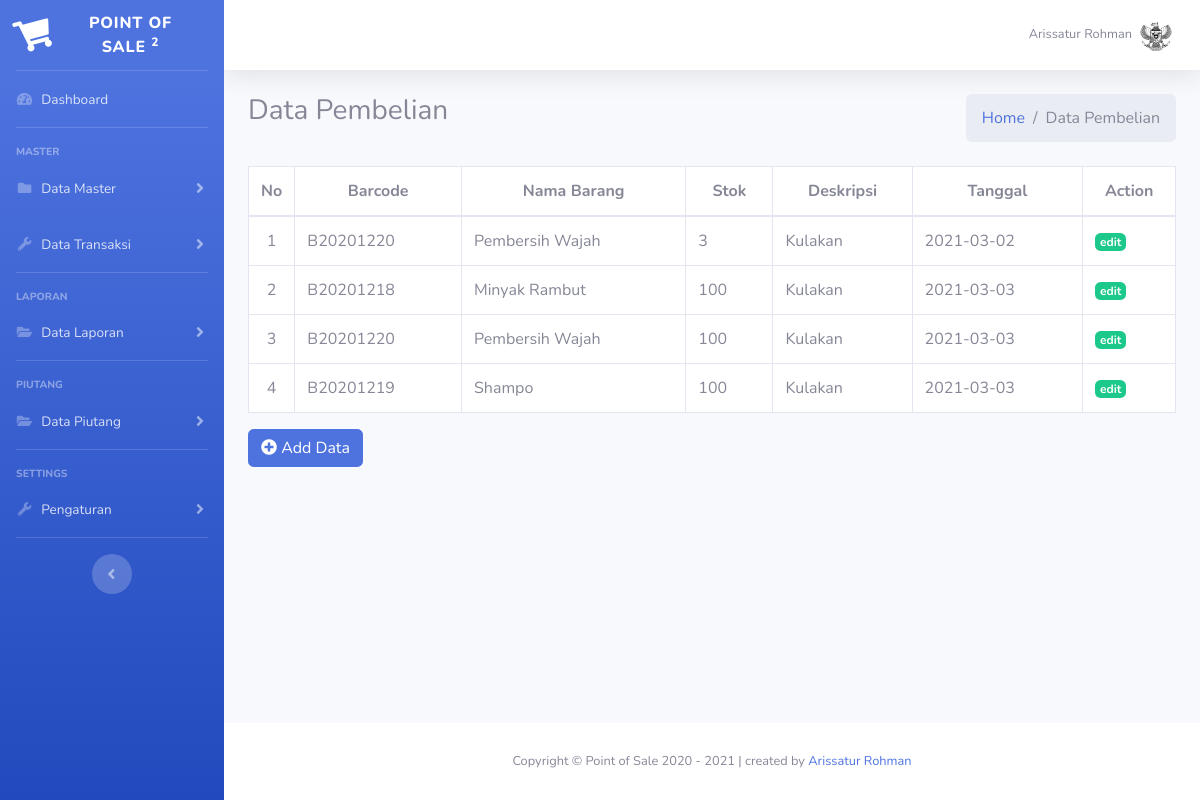
The page /index.php?page=beli (signed in) on the database as committed earlier.
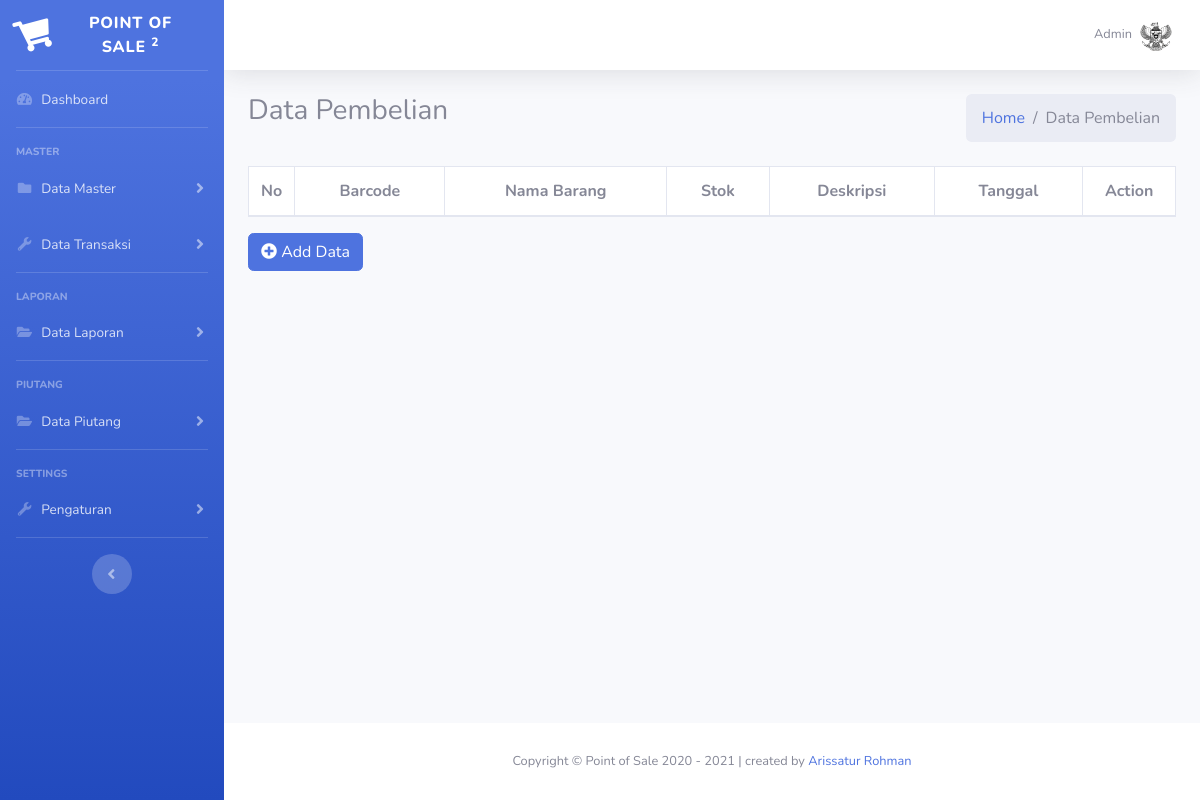
The same page on the database as committed later.
### tables this page shows
CREATE TABLE `tb_pembelian` (
  `id_beli` int(11) NOT NULL,
  `id_barang` int(11) NOT NULL,
  `stok` varchar(20) NOT NULL,
  `deskripsi` varchar(50) NOT NULL,
  `created` timestamp NOT NULL DEFAULT CURRENT_TIMESTAMP ON UPDATE CURRENT_TIMESTAMP,
  `updated` timestamp NOT NULL DEFAULT CURRENT_TIMESTAMP
);

CREATE TABLE `tb_barang` (
  `id_barang` int(11) NOT NULL,
  `barcode` varchar(100) NOT NULL,
  `nama_barang` varchar(50) NOT NULL,
  `ukuran` varchar(20) NOT NULL,
  `satuan` varchar(30) NOT NULL,
  `kategori` varchar(20) NOT NULL,
  `stok` varchar(20) NOT NULL,
  `harga_beli` varchar(20) NOT NULL,
  `harga_jual` varchar(20) NOT NULL
);

### index.php (the view, shortened to what the changed rows need)
<?php
include("inc/config.php");
?>
<!DOCTYPE html>
<html lang="en">
<head>
  <link href="vendor/fontawesome-free/css/all.min.css" rel="stylesheet" type="text/css">
  <link href="css/sb-admin-2.min.css" rel="stylesheet">
  <link href="vendor/datatables/dataTables.bootstrap4.min.css" rel="stylesheet">
</head>
<body id="page-top">
  <div id="wrapper">
    <div id="content-wrapper" class="d-flex flex-column">
      <div id="content">
        <nav class="navbar navbar-expand navbar-light bg-white topbar mb-4 static-top shadow">
          <ul class="navbar-nav ml-auto">
            <li class="nav-item dropdown no-arrow">
              <a class="nav-link dropdown-toggle" href="#" id="userDropdown" role="button" data-toggle="dropdown" aria-haspopup="true" aria-expanded="false">
                <span class="mr-2 d-none d-lg-inline text-gray-600 small"><?= $_SESSION['nama_user']; ?></span>
                <img class="img-profile rounded-circle" src="img/09032021155951garuda.png">
              </a>
            </li>
          </ul>
        </nav>
        <div class="container-fluid">
          <?php
          $page = $_GET['page'];
          $aksi = $_GET['aksi'];
          if ($page == "barang") {
            if ($aksi == "") {
              include('page/barang/barang.php');
            } elseif ($aksi == "add") {
              include('page/barang/add.php');
            } elseif ($aksi == "edit") {
              include('page/barang/edit.php');
            } elseif ($aksi == "delete") {
              include('page/barang/delete.php');
            }
          } elseif ($page == "beli") {
            if ($aksi == "") {
              include('page/pembelian/pembelian.php');
            } elseif ($aksi == "add") {
              include('page/pembelian/add.php');
            } elseif ($aksi == "edit") {
              include('page/pembelian/edit.php');
            } elseif ($aksi == "delete") {
              include('page/pembelian/delete.php');
            }
          } elseif ($page == "piutang") {
            if ($aksi == "") {
              include('page/piutang/piutang.php');
            } elseif ($aksi == "edit") {
              include('page/piutang/edit.php');
            }
          } elseif ($page == "top_omzet") {
            if ($aksi == "") {
              include('page/laporan/top_omzet.php');
            } elseif ($aksi == "omzet_detail") {
              include('page/laporan/omzet_detail.php');
            }
          }elseif ($page == "brg_habis") {
            if ($aksi == "") {
              include('page/laporan/lap_brg_habis.php');
            }
          } elseif ($page == "") {
            include "dashboard.php";
          } else {
            echo "Halaman tidak ditemukan";
          }
          ?>
        </div>
      </div>
    </div>
  </div>
</body>
</html>

### page/pembelian/pembelian.php (shortened to what the changed rows need)
<section class="content">
  <table id="dataTable" class="table table-bordered table-hover bg-white">
    <thead>
      <tr>
        <th class="align-middle text-center" width="5%">No</th>
        <th class="align-middle text-center">Barcode</th>
        <th class="align-middle text-center">Nama Barang</th>
        <th class="align-middle text-center">Stok</th>
        <th class="align-middle text-center">Deskripsi</th>
        <th class="align-middle text-center">Tanggal</th>
        <th class="align-middle text-center" width="10%">Action</th>
      </tr>
    </thead>
    <tbody>
      <?php
      $no = 1;
      $sql = $conn->query("SELECT * FROM tb_pembelian");
      while ($data = $sql->fetch_assoc()) {
      ?>
        <tr>
          <td class="align-middle text-center"><?= $no++; ?></td>
          <?php
          $id_barang = $data['id_barang'];
          $beli = $conn->query("SELECT * FROM tb_barang WHERE id_barang = '$id_barang'");
          $data_beli = $beli->fetch_assoc();
          ?>
          <td><?= $data_beli['barcode']; ?></td>
          <td><?= $data_beli['nama_barang']; ?></td>
          <td><?= $data['stok']; ?></td>
          <td><?= $data['deskripsi']; ?></td>
          <td><?= date('Y-m-d', strtotime($data['created'])); ?></td>
          <td>
            <a href="?page=beli&aksi=edit&id=<?= $data['id_beli']; ?>" class="badge badge-success">edit</a>
          </td>
        </tr>
      <?php } ?>
    </tbody>
  </table>
</section>

Rows that differ between the two databases and show on the page:
removed tb_pembelian: id_barang.barcode "B20201220", id_barang.nama_barang "Pembersih Wajah", stok "3", deskripsi "Kulakan", created "2021-03-02"
removed tb_pembelian: id_barang.barcode "B20201218", id_barang.nama_barang "Minyak Rambut", stok "100", deskripsi "Kulakan", created "2021-03-03"
removed tb_pembelian: id_barang.barcode "B20201220", id_barang.nama_barang "Pembersih Wajah", stok "100", deskripsi "Kulakan", created "2021-03-03"
removed tb_pembelian: id_barang.barcode "B20201219", id_barang.nama_barang "Shampo", stok "100", deskripsi "Kulakan", created "2021-03-03"
Other text that changed with them:
$_SESSION['nama_user']: "Arissatur Rohman" → "Admin"
